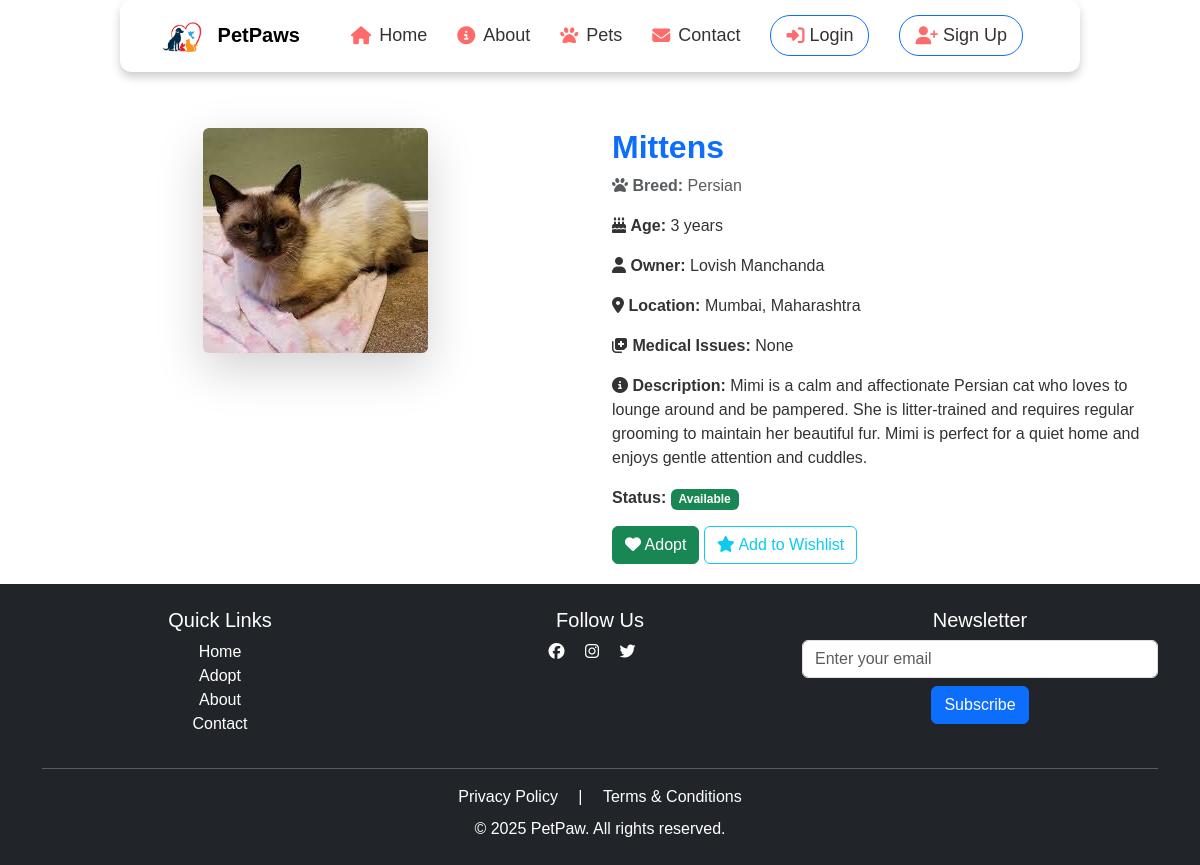
Screenshot of /pet/2 with the database file from the repository.
### app.py (models this page shows, shortened)
class Pet(db.Model):
    id = db.Column(db.Integer, primary_key=True)
    name = db.Column(db.String(100), nullable=False)
    breed = db.Column(db.String(100), nullable=False)
    age = db.Column(db.Integer, nullable=False)
    description = db.Column(db.Text, nullable=True)
    image_filename = db.Column(db.String(255), nullable=True, default="default_pet.jpg")  # Default image if none uploaded
    status = db.Column(db.String(50), default="Available")  # Available, Adopted, etc.
    owner_id = db.Column(db.Integer, db.ForeignKey("user.id"), nullable=False)  # Link to User table
    medical_issues = db.Column(db.String(255), nullable=True)  # Any medical issues (Yes/No + Description)
    pet_type = db.Column(db.String(50), nullable=False)  # Dropdown (Dog, Cat, Bird, Horse, Other)
    other_pet_type = db.Column(db.String(100), nullable=True)  # If "Other" is selected
    address = db.Column(db.String(255), nullable=False)  # Pet's location
    owner = db.relationship("User", backref="pets")

class User(db.Model, UserMixin):
    __tablename__ = "user"
    id = db.Column(db.Integer, primary_key=True)
    name = db.Column(db.String(150), nullable=False)
    email = db.Column(db.String(150), unique=True, nullable=False)
    password_hash = db.Column(db.String(256), nullable=False)
    mobile = db.Column(db.String(15), nullable=False)
    role = db.Column(db.String(50), nullable=False, default='user')
    wishlist_pets = db.relationship('Pet', secondary=wishlist, backref='wishlist_users')

### app.py (the view)
@app.route("/pet/<int:id>")
def pet_profile(id):
    pet = Pet.query.get_or_404(id)
    return render_template("pet_profile.html", pet=pet)

### templates/pet_profile.html
{% extends "base.html" %}
{% block content %}
<link rel="stylesheet" href="{{ url_for('static', filename='petstyles.css') }}">
<div class="container mt-5">
    <div class="row">
        <div class="col-lg-6 text-center">
            <img src="{{ url_for('static', filename='images/' + pet.image_filename) }}" class="img-fluid rounded shadow-lg pet-profile-img" alt="{{ pet.name }}">
        </div>
        <div class="col-lg-6">
            <h2 class="fw-bold text-primary">{{ pet.name }}</h2>
            <p class="text-muted"><i class="fas fa-paw"></i> <strong>Breed:</strong> {{ pet.breed }}</p>
            <p><i class="fas fa-birthday-cake"></i> <strong>Age:</strong> {{ pet.age }} years</p>
            <p><i class="fas fa-user"></i> <strong>Owner:</strong> {{ pet.owner.name }}</p>
            <p><i class="fas fa-map-marker-alt"></i> <strong>Location:</strong> {{ pet.address }}</p>
            <p><i class="fas fa-notes-medical"></i> <strong>Medical Issues:</strong> {{ pet.medical_issues if pet.medical_issues else "None" }}</p>
            <p><i class="fas fa-info-circle"></i> <strong>Description:</strong> {{ pet.description }}</p>
            <p><strong>Status:</strong>
                <span class="badge {% if pet.status == 'Available' %} bg-success {% else %} bg-secondary {% endif %}">
                    {{ pet.status }}
                </span>
            </p>
            {% if current_user.id == pet.owner_id %}
                <div class="mt-3">
                    <a href="{{ url_for('edit_pet', id=pet.id) }}" class="btn btn-warning"><i class="fas fa-edit"></i> Edit</a>
                    <a href="{{ url_for('delete_pet', id=pet.id) }}" class="btn btn-danger" onclick="return confirm('Are you sure you want to delete this pet?');">
                        <i class="fas fa-trash"></i> Delete
                    </a>
                </div>
            {% else %}
                <div class="mt-3">
                    <form action="{{ url_for('adopt_pet', id=pet.id) }}" method="POST" style="display: inline;">
                        <button type="submit" class="btn btn-success"><i class="fas fa-heart"></i> Adopt</button>
                    </form>
                    <a href="{{ url_for('add_to_wishlist', pet_id=pet.id) }}" class="btn btn-outline-info">
                        <i class="fas fa-star"></i> Add to Wishlist
                    </a>
                </div>
            {% endif %}
        </div>
    </div>
</div>
{% endblock %}

### static/styles.css (style rules this page uses)
body { font-family: 'Poppins', sans-serif; background-color: #f8f9fa; color: #333; transition: background-color 0.3s ease-in-out; }
* { margin: 0; padding: 0; box-sizing: border-box; font-family: 'Poppins', sans-serif; }
body { margin: 0; padding: 0; background: #ffffff; position: relative; min-height: 100vh; }

### templates/base.html (style rules this page uses)
body { padding-top: 80px; }
html, body { height: 100%; margin: 0; display: flex; flex-direction: column; }

### rows the page displays
Pet: image_filename (picture), name "Mittens", breed "Persian", age "3", address "Mumbai, Maharashtra", medical_issues "None", description "Mimi is a calm and affectionate Persian cat who loves to lounge around and be pampered. She is litter-trained and requires regular grooming to maintain her beautiful fur. Mimi is perfect for a quiet home and enjoys gentle attention and cuddles.", status "Available"
User: owner.name "Lovish Manchanda"
